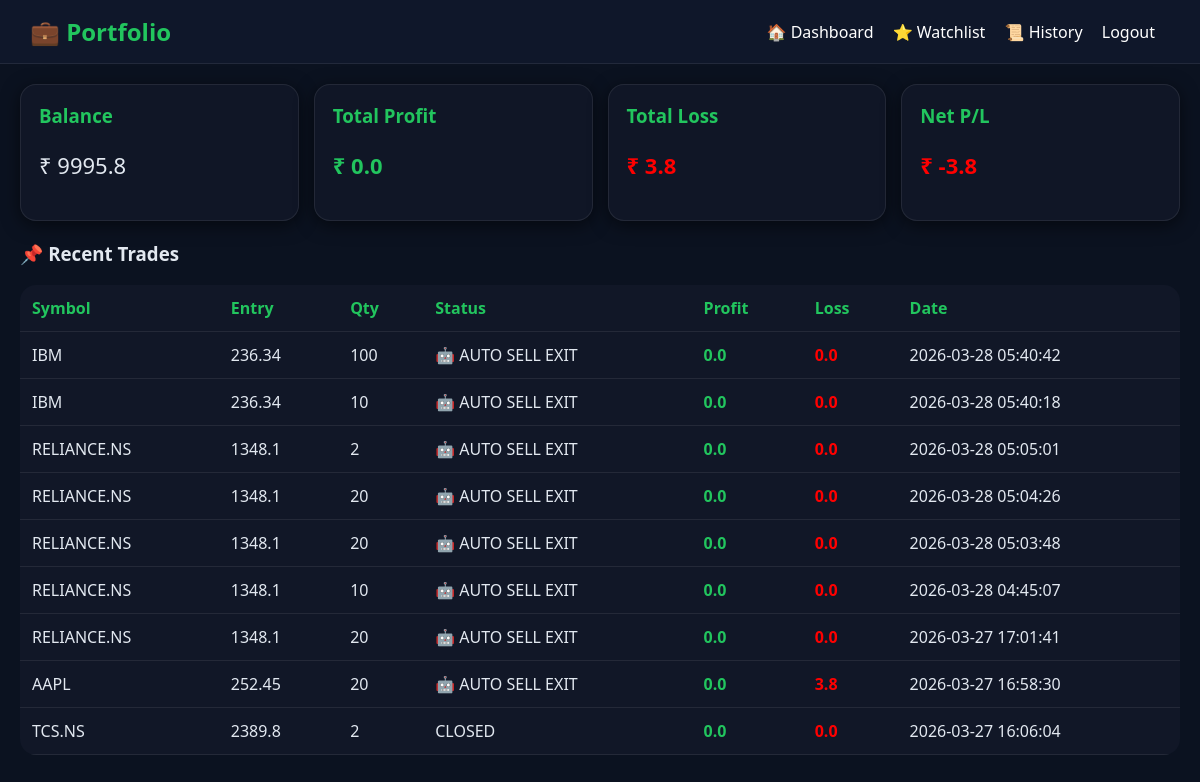
The app's page /portfolio (signed in) with its own data.
### tables this page shows
CREATE TABLE trades (
        id INTEGER PRIMARY KEY AUTOINCREMENT,
        user_id INTEGER,
        symbol TEXT,
        entry_price REAL,
        quantity INTEGER,
        stop_loss REAL,
        target REAL,
        status TEXT,
        profit REAL,
        loss REAL,
        date TIMESTAMP DEFAULT CURRENT_TIMESTAMP
    );

### app.py (the view)
@app.route("/portfolio")
def portfolio():
    if "user_id" not in session:
        return redirect("/login")
    conn = get_db()
    cursor = conn.cursor()
    cursor.execute("SELECT * FROM trades WHERE user_id=? ORDER BY id DESC", (session["user_id"],))
    trades = cursor.fetchall()
    conn.close()
    total_profit = sum([t[8] for t in trades])
    total_loss = sum([t[9] for t in trades])
    net = total_profit - total_loss
    return render_template(
        "portfolio.html",
        trades=trades,
        total_profit=round(total_profit, 2),
        total_loss=round(total_loss, 2),
        net=round(net, 2),
        balance=round(get_balance(), 2)
    )

### app.py (called while the page is built)
def get_db():
    return sqlite3.connect("database.db")

def get_balance():
    user_id = session.get("user_id")
    conn = get_db()
    cursor = conn.cursor()
    cursor.execute("SELECT balance FROM users WHERE id=?", (user_id,))
    data = cursor.fetchone()
    conn.close()
    return data[0] if data else 10000

### templates/portfolio.html (shortened to what this page needs)
<!DOCTYPE html>
<html>
<head>
</head>
<body>
<div class="navbar">
    <h2>💼 Portfolio</h2>
    <div>
        <a href="/dashboard">🏠 Dashboard</a>
        <a href="/watchlist">⭐ Watchlist</a>
        <a href="/trade_history">📜 History</a>
        <a href="/logout">Logout</a>
    </div>
</div>
<div class="container">
    <div class="cards">
        <div class="card">
            <h3>Balance</h3>
            <p style="font-size:22px;">₹ {{balance}}</p>
        </div>
        <div class="card">
            <h3>Total Profit</h3>
            <p class="profit" style="font-size:22px;">₹ {{total_profit}}</p>
        </div>
        <div class="card">
            <h3>Total Loss</h3>
            <p class="loss" style="font-size:22px;">₹ {{total_loss}}</p>
        </div>
        <div class="card">
            <h3>Net P/L</h3>
            {% if net >= 0 %}
            <p class="profit" style="font-size:22px;">₹ {{net}}</p>
            {% else %}
            <p class="loss" style="font-size:22px;">₹ {{net}}</p>
            {% endif %}
        </div>
    </div>
    <h3>📌 Recent Trades</h3>
    {% if trades %}
    <table>
        <tr>
            <th>Symbol</th>
            <th>Entry</th>
            <th>Qty</th>
            <th>Status</th>
            <th>Profit</th>
            <th>Loss</th>
            <th>Date</th>
        </tr>
        {% for t in trades %}
        <tr>
            <td>{{t[2]}}</td>
            <td>{{t[3]}}</td>
            <td>{{t[4]}}</td>
            <td>{{t[7]}}</td>
            <td class="profit">{{t[8]}}</td>
            <td class="loss">{{t[9]}}</td>
            <td>{{t[10]}}</td>
        </tr>
        {% endfor %}
    </table>
    {% else %}
        <p>No trades available</p>
    {% endif %}
</div>
</body>
</html>

### templates/portfolio.html (style rules this page uses)
body { font-family:'Segoe UI', Arial; background:#0b1220; margin:0; color:#e2e8f0; }
.navbar { background:#0f172a; padding:15px 30px; display:flex; justify-content:space-between; align-items:center; border-bottom:1px solid rgba(255,255,255,0.08); }
.navbar h2 { margin:0; color:#22c55e; }
.navbar a { color:white; text-decoration:none; margin-right:15px; }
.container { padding:20px; }
.cards { display:flex; gap:15px; margin-bottom:20px; }
.card { flex:1; background:rgba(17,24,39,0.95); padding:18px; border-radius:16px; box-shadow:0 4px 18px rgba(0,0,0,0.55); border:1px solid rgba(255,255,255,0.08); }
.card h3 { margin:0; color:#22c55e; }
table { width:100%; border-collapse:collapse; margin-top:15px; background:rgba(17,24,39,0.95); border-radius:16px; overflow:hidden; }
th, td { padding:12px; text-align:left; border-bottom:1px solid rgba(255,255,255,0.08); }
th { color:#22c55e; }
.profit { color:#22c55e; font-weight:bold; }
.loss { color:red; font-weight:bold; }

### records on screen
trades: symbol "IBM", entry_price "236.34", quantity "100", status "🤖 AUTO SELL EXIT", profit "0.0", loss "0.0", date "2026-03-28 05:40:42"
trades: symbol "IBM", entry_price "236.34", quantity "10", status "🤖 AUTO SELL EXIT", profit "0.0", loss "0.0", date "2026-03-28 05:40:18"
trades: symbol "RELIANCE.NS", entry_price "1348.1", quantity "2", status "🤖 AUTO SELL EXIT", profit "0.0", loss "0.0", date "2026-03-28 05:05:01"
trades: symbol "RELIANCE.NS", entry_price "1348.1", quantity "20", status "🤖 AUTO SELL EXIT", profit "0.0", loss "0.0", date "2026-03-28 05:04:26"
trades: symbol "RELIANCE.NS", entry_price "1348.1", quantity "20", status "🤖 AUTO SELL EXIT", profit "0.0", loss "0.0", date "2026-03-28 05:03:48"
trades: symbol "RELIANCE.NS", entry_price "1348.1", quantity "10", status "🤖 AUTO SELL EXIT", profit "0.0", loss "0.0", date "2026-03-28 04:45:07"
trades: symbol "RELIANCE.NS", entry_price "1348.1", quantity "20", status "🤖 AUTO SELL EXIT", profit "0.0", loss "0.0", date "2026-03-27 17:01:41"
trades: symbol "AAPL", entry_price "252.45", quantity "20", status "🤖 AUTO SELL EXIT", profit "0.0", loss "3.8", date "2026-03-27 16:58:30"
trades: symbol "TCS.NS", entry_price "2389.8", quantity "2", status "CLOSED", profit "0.0", loss "0.0", date "2026-03-27 16:06:04"

### other values on screen
{{ balance }} "9995.8"
{{ total_profit }} "0.0"
{{ total_loss }} "3.8"
{{ net }} "-3.8"
